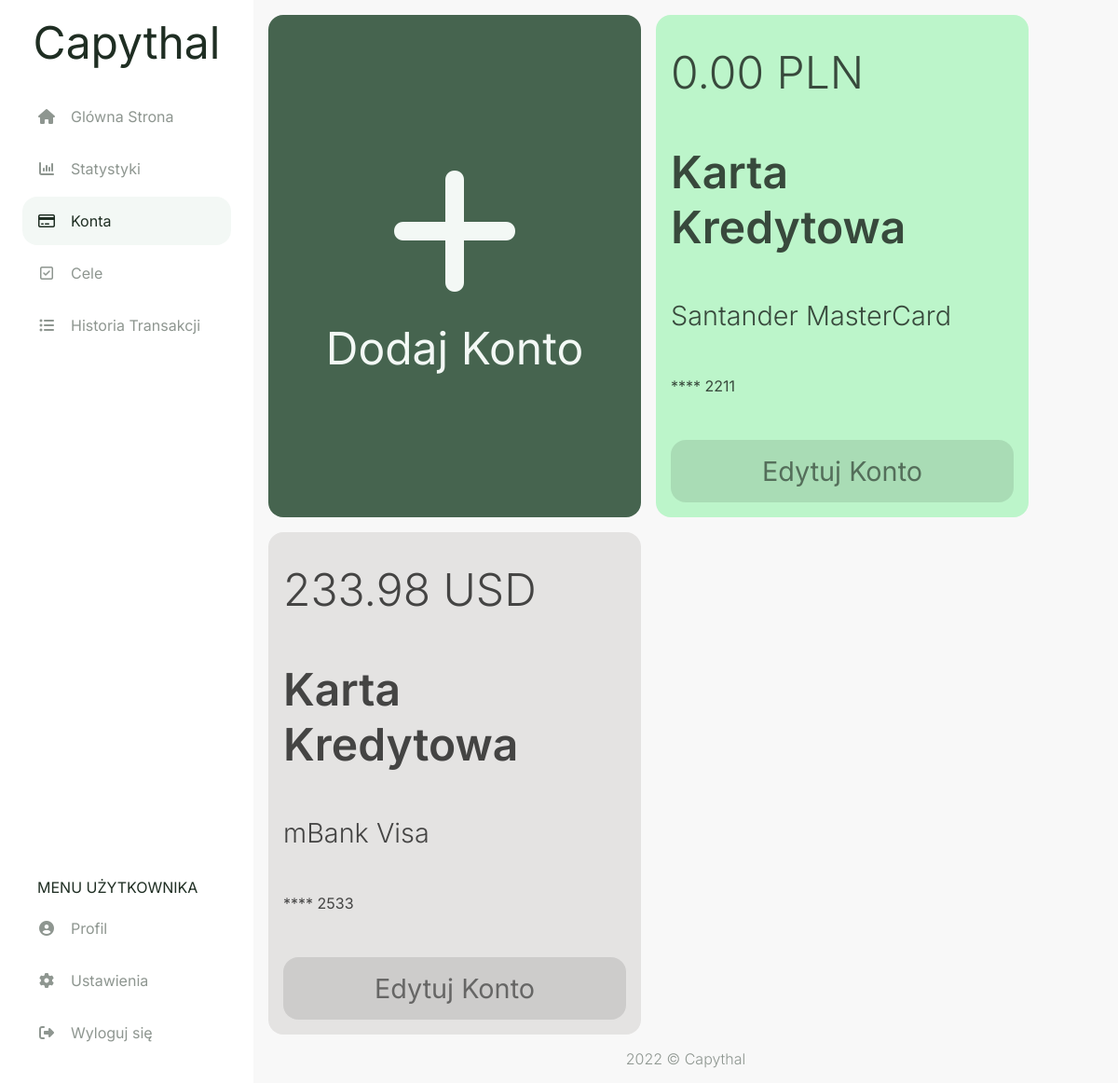
Page /accounts (signed in) on the committed database.
### capythal/models.py (models this page shows, shortened)
class account(db.Model):
    id = db.Column(db.Integer, primary_key=True)
    user_id = db.Column(db.Integer, db.ForeignKey('user.id'), nullable=False)
    currency_id = db.Column(db.Integer, db.ForeignKey('currency.id'), nullable=False)
    card_id = db.Column(db.Integer, db.ForeignKey('card.id'))
    acc_type_id = db.Column(db.Integer, db.ForeignKey('acc_type.id'), nullable=False)
    style_id = db.Column(db.Integer, db.ForeignKey('style.id'), nullable=False)
    amount = db.Column(db.Float(20,2), default = 0)
    card_number = db.Column(db.String(4))
    fin_inst = db.Column(db.String(20))
    transaction = db.relationship("transaction", backref="account", lazy=True)
    settings = db.relationship("settings", back_populates="account", uselist=False)
    goal = db.relationship("goal", backref="account", lazy=True)

class currency(db.Model):
    id = db.Column(db.Integer, primary_key=True)
    name = db.Column(db.String(20), nullable=False)
    account = db.relationship("account", backref="currency", lazy=True)
    settings = db.relationship("settings", backref="currency", lazy=True)

class acc_type(db.Model):
    id = db.Column(db.Integer, primary_key=True)
    name = db.Column(db.String(20), nullable=False)
    account = db.relationship("account", backref="acc_type", lazy=True)

class card(db.Model):
    id = db.Column(db.Integer, primary_key=True)
    name = db.Column(db.String(20), nullable=False)
    account = db.relationship("account", backref="card", lazy=True)

### capythal/routes.py (the view, shortened to what this page needs)
@app.route('/accounts', methods=['GET', 'POST'])
@login_required
def accounts():
    form_add = addAccForm()
    form_edit = editAccForm()
    accounts = db.session.query(account,currency,card,acc_type,style).join(currency).join(card).join(acc_type).join(style).filter(account.user_id == current_user.id)
    if form_edit.deleteAcc.data and form_edit.validate():
        db.session.execute(
            delete(account)
            .where((account.id == form_edit.account_id.data) & (account.user_id == current_user.id)))
        db.session.commit()
        return redirect(url_for('accounts'))
    return render_template("accounts.html", accounts = accounts, form_add = form_add, form_edit = form_edit)

### capythal/models.py (called while the page is built)
@login_manager.user_loader
def load_user(user_id):
    return user.query.get(int(user_id))

### capythal/routes.py (called while the page is built)
@app.template_filter()
def currencyFormat(value):
    value = float(value)
    return "{:,.2f}".format(value)

### capythal/templates/accounts.html (shortened to what this page needs)
{% extends "layout.html" %}
{% set active_page = "accounts" %}
{% block head %}
  {{ super() }}
  <link rel="stylesheet" href="{{ url_for('static', filename='css/accounts.css') }}">
  <link rel="stylesheet" href="{{ url_for('static', filename='css/modals/account-modal.css') }}">
{% endblock %}
{% block content %}
<div class="accounts-flexbox">
  <a href="#modal-add" class="account-add bg-main-btn fc-main-btn">
    <span class="account-plus-sign fa fa-plus"></span>
    <span class="fs-1">Dodaj Konto</span>
  </a>
  {% for account,currency,card,acc_type,style in accounts %}
    <div class="account-info style-{{ style.name }}">
      <span class="fs-1 fw-light">{{ account.amount | currencyFormat }} {{ currency.name }}</span>
      <span class="fs-1 fw-semibold">{{ acc_type.name }}</span>
      <span class="fs-2 fw-light">
        {% if account.fin_inst %}{{ account.fin_inst }}{% endif %} {% if card.name %}{{ card.name }}{% endif %}
      </span>
      {% if account.card_number %}
      <span class="fs-4">**** {{ account.card_number }}</span>
      {% endif %}
      <a href="#modal{{ account.id }}" class="account-edit" value=1>
        <span class="fs-2">Edytuj Konto</span>
      </a>
    </div>
  {% endfor %}
</div>
{% endblock %}

### capythal/static/css/style.css (style rules this page uses)
html, body { padding: 0; margin: 0; }
html { height: 100%; font-family: 'Inter', sans-serif; width: 100%; }
body { background-color: #F8F8F8; color: #1F2E23; min-height: 100vh; display: flex; flex-direction: column; }
* { box-sizing: border-box; }
a { color: #1F2E23; cursor: pointer; text-decoration: none; }
.bg-main-btn { background-color: #46644F; }
.style-green { color: hsl(135, 18%, 33%); background-color: hsl(135, 75%, 85%); }
.style-grey { color: hsl(0, 0%, 33%); background-color: hsl(40, 5%, 89%) }
.fc-main-btn { color: #F3F8F5; }
.fw-light { font-weight: 300 !important; }
.fw-semibold { font-weight: 600 !important; }
.fs-1 { font-size: 2rem; }
.fs-2 { font-size: 1.5rem; }
.fs-4 { font-size: 0.8rem; }
@media (min-width: 500px) { .fs-1 { font-size: 3rem; } }
@media (min-width: 500px) { .fs-2 { font-size: 2rem; } }
@media (min-width: 500px) { .fs-4 { font-size: 1.2rem ; } }
@media (min-width: 800px) { .fs-1 { font-size: 3rem; } }
@media (min-width: 800px) { .fs-2 { font-size: 1.8rem; } }
@media (min-width: 800px) { .fs-4 { font-size: 1rem; } }

### capythal/static/css/accounts.css (style rules this page uses)
.accounts-flexbox { padding: 1rem; display: flex; gap: 1rem; flex-wrap: wrap; }
.account-add, .account-info { flex: 1 0 100%; border-radius: 1rem; display: flex; flex-direction: column; }
.account-add { padding: 3.5rem; justify-content: center; align-items: center; gap: 1rem; }
.account-plus-sign { font-size: 10rem; }
.account-info { padding: 2rem 1rem 1rem; justify-content: space-between; gap: 3rem; color: rgba(0, 0, 0, 0.7); word-wrap: break-word; }
.account-edit { padding: 1rem; border-radius: 1rem; color: rgba(0, 0, 0, 0.5); background-color: rgba(0, 0, 0, 0.1); }
.account-edit > span { display: flex; justify-content: center; }
@media (min-width: 1100px) { .account-add, .account-info { max-width: 25rem; } }

### rows in the picture
account: amount "0.00", name "PLN", name "Karta Kredytowa", fin_inst "Santander", name "MasterCard", card_number "2211", {{ account.id }} 1 (drawn)
account: amount "233.98", name "USD", name "Karta Kredytowa", fin_inst "mBank", name "Visa", card_number "2533"
